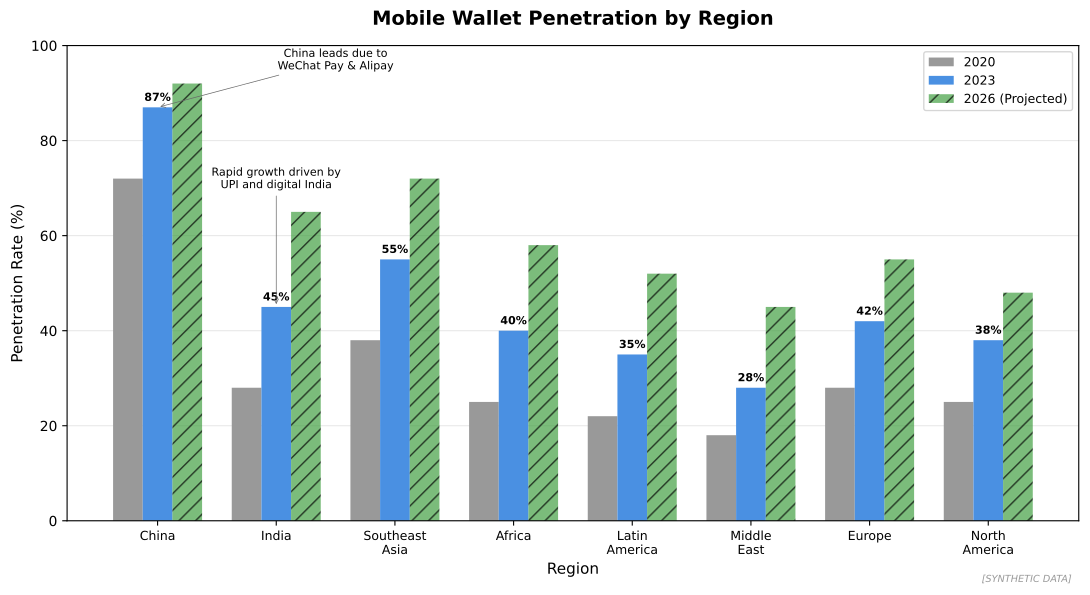

Here is the Python script that generated this plot:
"""
Mobile Wallet Penetration by Region
Shows global adoption rates of mobile wallets by region

Output: mobile_wallet_penetration.pdf
Module: module_01_fintech
Lesson: 3 - Mobile Wallets
"""

from pathlib import Path
import matplotlib.pyplot as plt
import numpy as np

CHART_METADATA = {
    'title': 'Mobile Wallet Penetration by Region',
    'module': 'module_01_fintech',
    'lesson': 3,
    'url': 'https://github.com/Digital-AI-Finance/digital-finance/tree/main/module_01_fintech/figures/mobile_wallet_penetration'
}

plt.rcParams.update({
    'font.size': 10,
    'axes.labelsize': 10,
})

def create_chart():
    """Create mobile wallet penetration by region chart"""
    fig, ax = plt.subplots(figsize=(11, 6))

    regions = ['China', 'India', 'Southeast\nAsia', 'Africa', 'Latin\nAmerica',
               'Middle\nEast', 'Europe', 'North\nAmerica']
    penetration_2023 = [87, 45, 55, 40, 35, 28, 42, 38]
    penetration_2020 = [72, 28, 38, 25, 22, 18, 28, 25]
    projected_2026 = [92, 65, 72, 58, 52, 45, 55, 48]

    x = np.arange(len(regions))
    width = 0.25

    bars1 = ax.bar(x - width, penetration_2020, width, label='2020', color='#999999')
    bars2 = ax.bar(x, penetration_2023, width, label='2023', color='#4A90E2')
    bars3 = ax.bar(x + width, projected_2026, width, label='2026 (Projected)',
                   color='#44A044', alpha=0.7, hatch='//')

    ax.set_xlabel('Region', fontsize=11)
    ax.set_ylabel('Penetration Rate (%)', fontsize=11)
    ax.set_title('Mobile Wallet Penetration by Region', fontsize=14, fontweight='bold', pad=15)
    ax.set_xticks(x)
    ax.set_xticklabels(regions, fontsize=9)
    ax.set_ylim(0, 100)
    ax.legend(loc='upper right', fontsize=9)

    # Add value labels on 2023 bars
    for bar in bars2:
        height = bar.get_height()
        ax.annotate(f'{height}%',
                   xy=(bar.get_x() + bar.get_width() / 2, height),
                   xytext=(0, 3),
                   textcoords="offset points",
                   ha='center', va='bottom', fontsize=8, fontweight='bold')

    # Add grid
    ax.yaxis.grid(True, alpha=0.3)
    ax.set_axisbelow(True)

    # Key drivers annotation
    ax.annotate('China leads due to\nWeChat Pay & Alipay',
               xy=(0, 87), xytext=(1.5, 95),
               fontsize=8, ha='center',
               arrowprops=dict(arrowstyle='->', color='#666666', lw=0.5))

    ax.annotate('Rapid growth driven by\nUPI and digital India',
               xy=(1, 45), xytext=(1, 70),
               fontsize=8, ha='center',
               arrowprops=dict(arrowstyle='->', color='#666666', lw=0.5))

    # Synthetic label
    fig.text(0.98, 0.02, '[SYNTHETIC DATA]', fontsize=7, color='#999999',
            ha='right', style='italic')

    plt.tight_layout()

    output_path = Path(__file__).parent / 'mobile_wallet_penetration.pdf'
    plt.savefig(output_path, format='pdf', dpi=300, bbox_inches='tight')
    plt.close()
    print(f"Chart saved to: {output_path}")
    return output_path

if __name__ == '__main__':
    create_chart()
